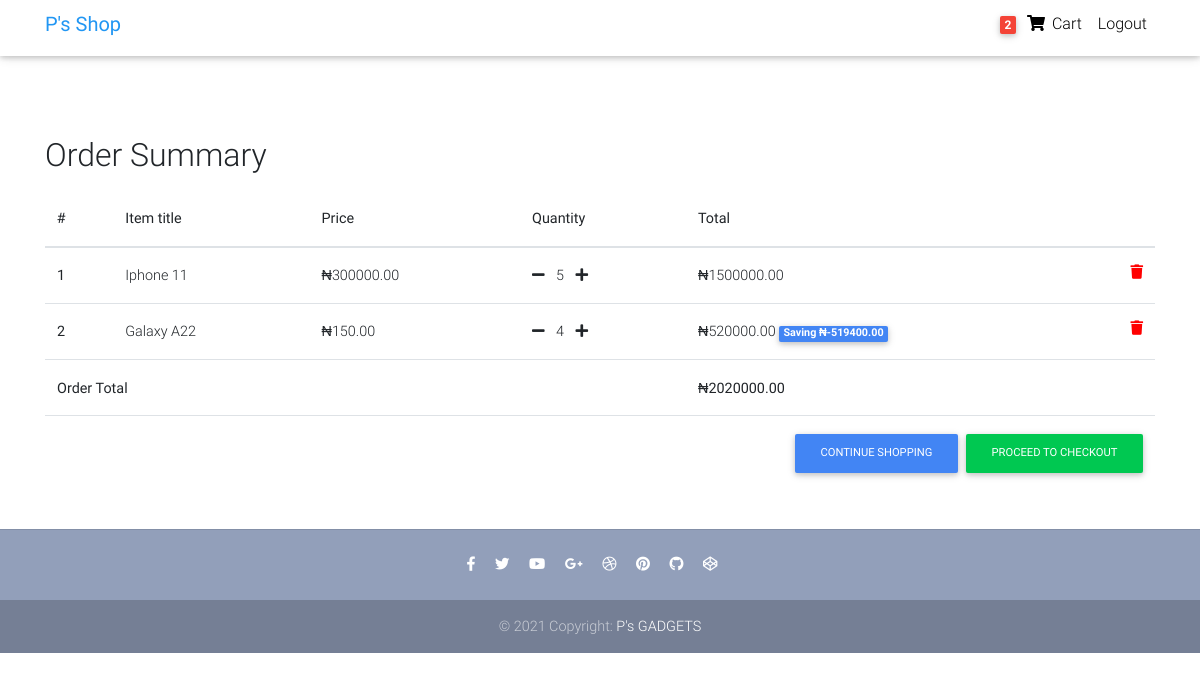
The app's page /order-summary/ (signed in), older data.
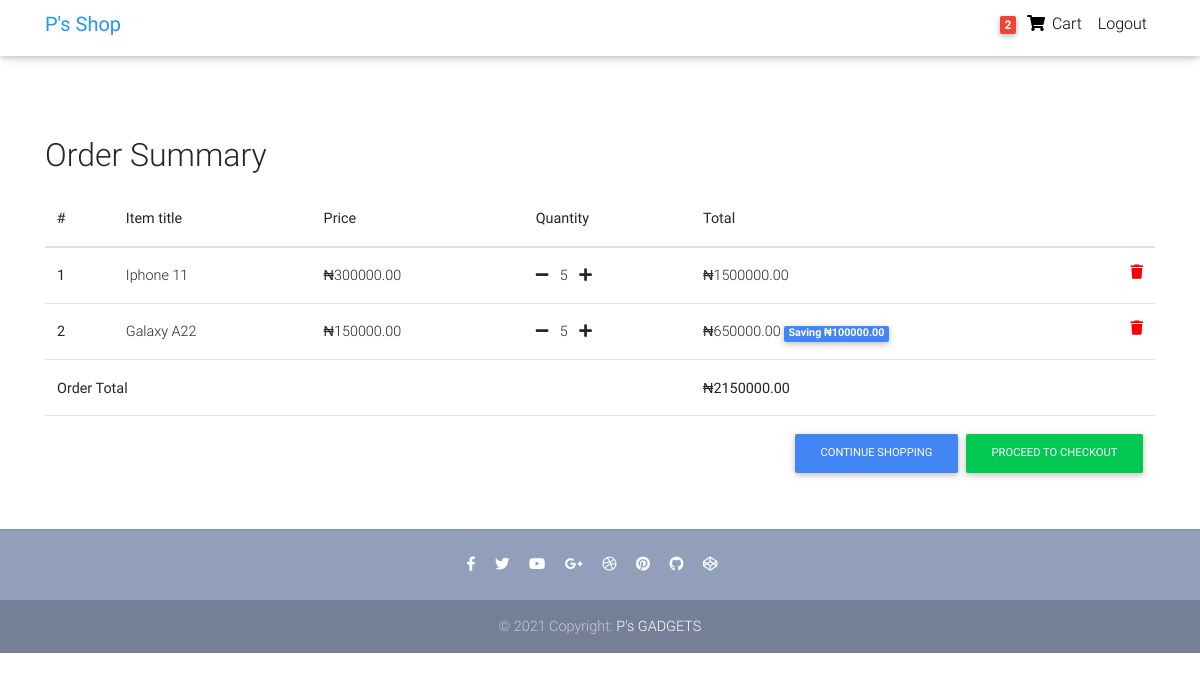
The same page, newer data.
### store/models.py (models this page shows, shortened)
class OrderItem(models.Model):
    user = models.ForeignKey(settings.AUTH_USER_MODEL, on_delete=models.CASCADE)
    ordered = models.BooleanField(default=False)
    item = models.ForeignKey(Product, on_delete=models.CASCADE)
    quantity = models.IntegerField(default=1)
    def get_total_item_price(self):
        return self.quantity * self.item.price
    def get_total_discount_item_price(self):
        return self.quantity * self.item.discount_price
    def get_amount_saved(self):
        return self.get_total_item_price() - self.get_total_discount_item_price()
    def get_final_price(self):
        if self.item.discount_price:
            return self.get_total_discount_item_price()
        return self.get_total_item_price()

class Product(models.Model):
    title = models.CharField(max_length=100)
    brand = models.CharField(max_length=100)
    model = models.CharField(max_length=250, blank=True, null=True)
    features = models.TextField(blank=True, null=True)
    stock = models.IntegerField(default=100)
    released_on = models.CharField(max_length=100)
    dimensions = models.CharField(max_length=100)
    price = models.DecimalField(max_digits=15, decimal_places=2)
    discount_price = models.DecimalField(max_digits=15, decimal_places=2, blank=True, null=True)
    category = models.CharField(choices=CATEGORY_CHOICES, max_length=3)
    label =  models.CharField(choices=LABEL_CHOICES, max_length=1)
    slug = models.SlugField()
    description = models.TextField()
    image = models.ImageField(upload_to="product_images")

class Order(models.Model):
    user = models.ForeignKey(settings.AUTH_USER_MODEL, on_delete=models.CASCADE)
    items = models.ManyToManyField(OrderItem)
    strat_date = models.DateTimeField(auto_now_add=True)
    ordered_date = models.DateTimeField()
    ordered = models.BooleanField(default=False)
    def get_total(self):
        total = 0
        for order_item in self.items.all():
            total += order_item.get_final_price()
        return total

### store/views.py (the view)
# urls.py: path("order-summary/", OrderSummaryView.as_view(), name="order-summary"),
class OrderSummaryView(LoginRequiredMixin, View):
    def get(self, *args, **kwargs):
        try:
            order = Order.objects.get(user=self.request.user, ordered=False)
            context = {
                 'object': order
            }
            return render(self.request, "store/order-summary.html", context)
        except ObjectDoesNotExist:
            messages.error(self.request, 'You do not have an active order')
            return redirect('/')

### store/templatetags/cart_template_tags.py (called while the page is built)
@register.filter
def cart_item_count(user):
    if user.is_authenticated:
        qs = Order.objects.filter(user=user, ordered=False)
        if qs.exists():
            return qs[0].items.count()
    return 0

### store/templates/store/order-summary.html (shortened to what the changed rows need)
{% load static %}
{% load cart_template_tags %}
<!DOCTYPE html>
<html lang="en">
<head>
  <link rel="stylesheet" href="https://use.fontawesome.com/releases/v5.11.2/css/all.css">
  <link href="{% static 'store/css/bootstrap.min.css' %}" rel="stylesheet">
  <link href="{% static 'store/css/mdb.min.css' %}" rel="stylesheet">
  <link href="{% static 'store/css/style.min.css' %}" rel="stylesheet">
</head>
<body>
  <main>
    <div class="container mt-lg-5">
        <div class="table-responsive text-nowrap">
        <h2 class="mt-4">Order Summary</h2>
        <table class="table mt-lg-3">
            <thead>
                <tr>
                    <th scope="col">#</th>
                    <th scope="col">Item title</th>
                    <th scope="col">Price</th>
                    <th scope="col">Quantity</th>
                    <th scope="col">Total</th>
                </tr>
            </thead>
            <tbody>
            {% for order_item in object.items.all %}
                <tr>
                    <th scope="row">{{ forloop.counter }}</th>
                    <td>{{ order_item.item.title }}</td>
                    <td><span>&#8358;</span>{{ order_item.item.price }}</td>
                    <td>
                        <a href="{% url 'remove-single-item-from-cart' order_item.item.slug %}"><i class="fas fa-minus mr-2"></i></a>
                        {{ order_item.quantity }}
                        <a href="{% url 'add-to-cart' order_item.item.slug %}"><i class="fas fa-plus ml-2"></i></a>
                    </td>
                    <td>
                        {% if order_item.item.discount_price %}
                        <span>&#8358;</span>{{ order_item.get_total_discount_item_price }}
                            <span class="badge badge-primary">Saving <span>&#8358;</span>{{ order_item.get_amount_saved }}</span>
                        {% else %}
                        <span>&#8358;</span>{{ order_item.get_total_item_price }}
                        {% endif %}
                        <a style="color: red;" href=""><i class="fas fa-trash float-right"></i></a>
                    </td>
                </tr>
             {% endfor %}
            {% if object.get_total %}
             <tr>
                 <td colspan="4"><b>Order Total</b></td>
                <td><strong><span>&#8358;</span>{{ object.get_total}}</strong></td>
            </tr>
            <tr>
                <td colspan="5">
                    <a style="float: right;" class="btn btn-success ml-2 btn-md" href="">Proceed to Checkout</a>
                    <a style="float: right;" class="btn btn-primary  btn-md" href="{% url 'home' %}">Continue Shopping</a>
                </td>
           </tr>
           {% endif %}
            </tbody>
        </table>
        </div>
    </div>
  </main>
</body>
</html>

Row changes from the older to the newer data that the page shows:
changed OrderItem "Galaxy A22": item.price "150.00" → "150000.00"; quantity "4" → "5"; get_total_discount_item_price "520000.00" → "650000.00"; get_amount_saved "-519400.00" → "100000.00"
changed through a linked row, Order: get_total "2020000.00" → "2150000.00"
